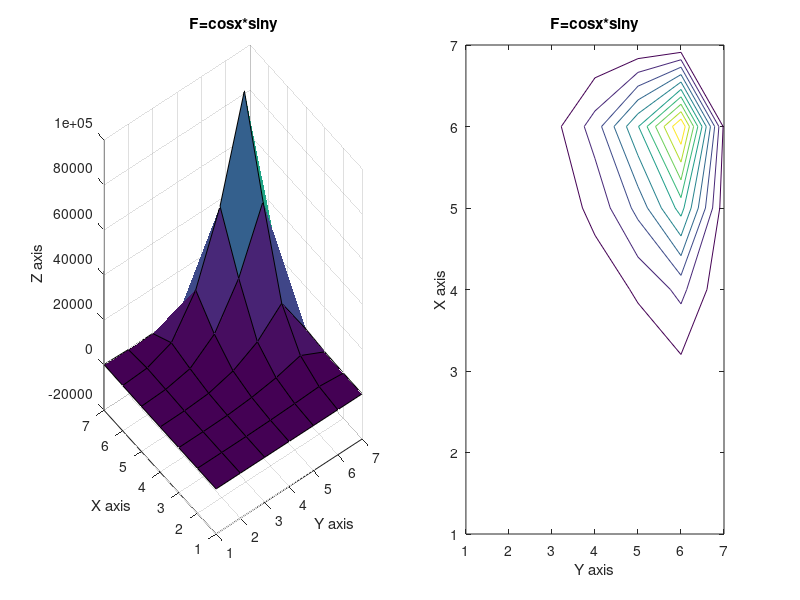

Reproduce this figure in MATLAB.
%Code Method Gauss_Seidel METHOD
% Abraham Blanco  1223970
clear all; clc;
%% Parameters
ax = 0;
ay = 0;
bx = 2*pi;
by = 2*pi;
% Define the number of points on the interior (this does not include the exterior boundary points)
lamda=input('Value of lamda=');
M=input('Value of X Intenal Nodes=');
N=input('Value of Y Internal Nodes=');
tic %time begins here after inputs are set
M1=M+2;
N1=N+2;
% this generates the x and y values that will be used to calculate the F matrix
xvalues = linspace(0,2*pi,M+2);
yvalues = linspace(0,2*pi,N+2);
%%
%U matrix ( initial guess)
U = ones(M+2,N+2);
%H1= ones(M+2,N+2);
%solving for right hand side (F equation)
for i=1:length(xvalues);
    for j=1:length(yvalues);
F(i,j) = cos ( (0.5*pi)* (2*((xvalues(i)-ax) / (bx - ax))+1 )).*sin( pi*((yvalues(j)-ay) / (by -ay)));
%H(i,j) = 0; %last simulation with F=0
    end
end

%% Boundary Conditions for "Left" and "Right" side of Matrix

% Left boundary values (Dirchelet Condition)
phi_ab = ((yvalues - ay).^2 ) .* sin( pi *(yvalues - ay) / (2*(by-ay)) ) ; 

% Right boundary values (Dirchelet Condition)
psy_ab = cos (pi*(yvalues-ay)).*cosh(by-yvalues);

% place these known values in the solution grid
%solveing for Left and Right Boundaries
U(1,:) = phi_ab;
U(end,:) = psy_ab; 
W(1,:)=U(1,:);
W(end,:)=U(end,:);

%H1(1,:) = phi_ab;
%H1(end,:) = psy_ab;
%%
DX = 2*pi/(M+1);
A = 1/DX.^2;
DY = 2*pi/(N+1);
B = 1/DY.^2;
R = -2*(A+B);

% normalize elements
A = A/R;
B = B/R;
F = F/R;
%H = H/R;

R = 1;
error=10;
error_iterations=0;
% check for diagonal dominance of elements
abs(R) >= abs(2*A+2*B);
%%
while error>10^-10;
   W=U;
  % W2=H1;
for j = 2:M+1;
    
    % Left boundary
    W(j,1) = U(j,1);
    U(j,1) = (  F(j,1) - (2*B)*U(j,2) - A*U(j-1,1) - A*U(j+1,1) );
    %H1(j,1) = (  H(j,1) - (2*B)*H1(j,2) - A*H1(j-1,1) - A*H1(j+1,1) );
    error(j,1) = abs((U(j,1) - W(j,1)) / U(j,1));
    % Right Boundary
    W(j,end)= U(j,end);
    U(j,end) = (  F(j,end) - (2*B)*U(j,end-1) - A*U(j-1,end) - A*U(j+1,end) );
    %H1(j,end) = (  H(j,end) - (2*B)*H1(j,end-1) - A*H1(j-1,end) - A*H1(j+1,end) );
    error(j,M+2) = abs((U(j,M+2) - W(j,M+2)) / U(j,M+2));
end
%% Main Sweep of Gauss-Siedel

for k = 2:N+1;
    for j = 2:M+1;
        U(j,k) = (  F(j,k) - B*U(j,k-1) - B*U(j,k+1)- A*U(j-1,k) - A*U(j+1,k) );
        U(j,k) = lamda*U(j,k)+(1-lamda)*W(j,k);
       % H1(j,k) = (  H(j,k) - B*H1(j,k-1) - B*H1(j,k+1)- A*H1(j-1,k) - A*H1(j+1,k) );
        error(j,k)= abs((U(j,k) - W(j,k)) / U(j,k));
    end
end
error=abs(max(max(((W-U)./W))));
%error2=abs(max(max(((W2-H1)./W2))));
error_iterations=error_iterations+1;
end
toc
error_iterations
figure
subplot(1,2,1),surf(U), xlabel('Y axis'), ylabel('X axis'), zlabel('Z axis'), title('F=cosx*siny')
subplot(1,2,2),contour(U), xlabel('Y axis'), ylabel('X axis'), title('F=cosx*siny')
%figure
%subplot(1,2,1),surf(H1), xlabel('Y axis'), ylabel('X axis'), zlabel('Z axis'), title('F=0')
%subplot(1,2,2),contour(H1), xlabel('Y axis'), ylabel('X axis'), title('F=0')